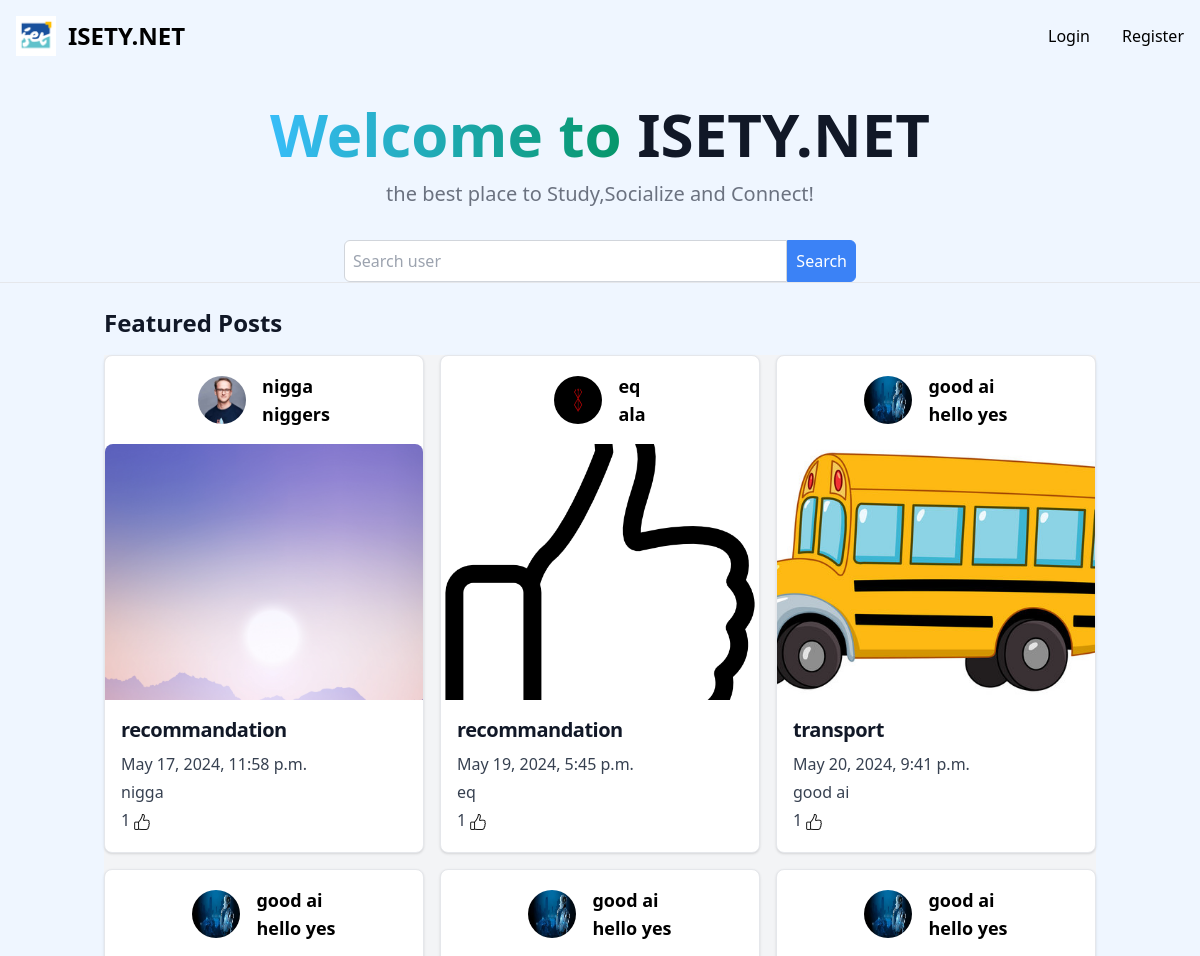
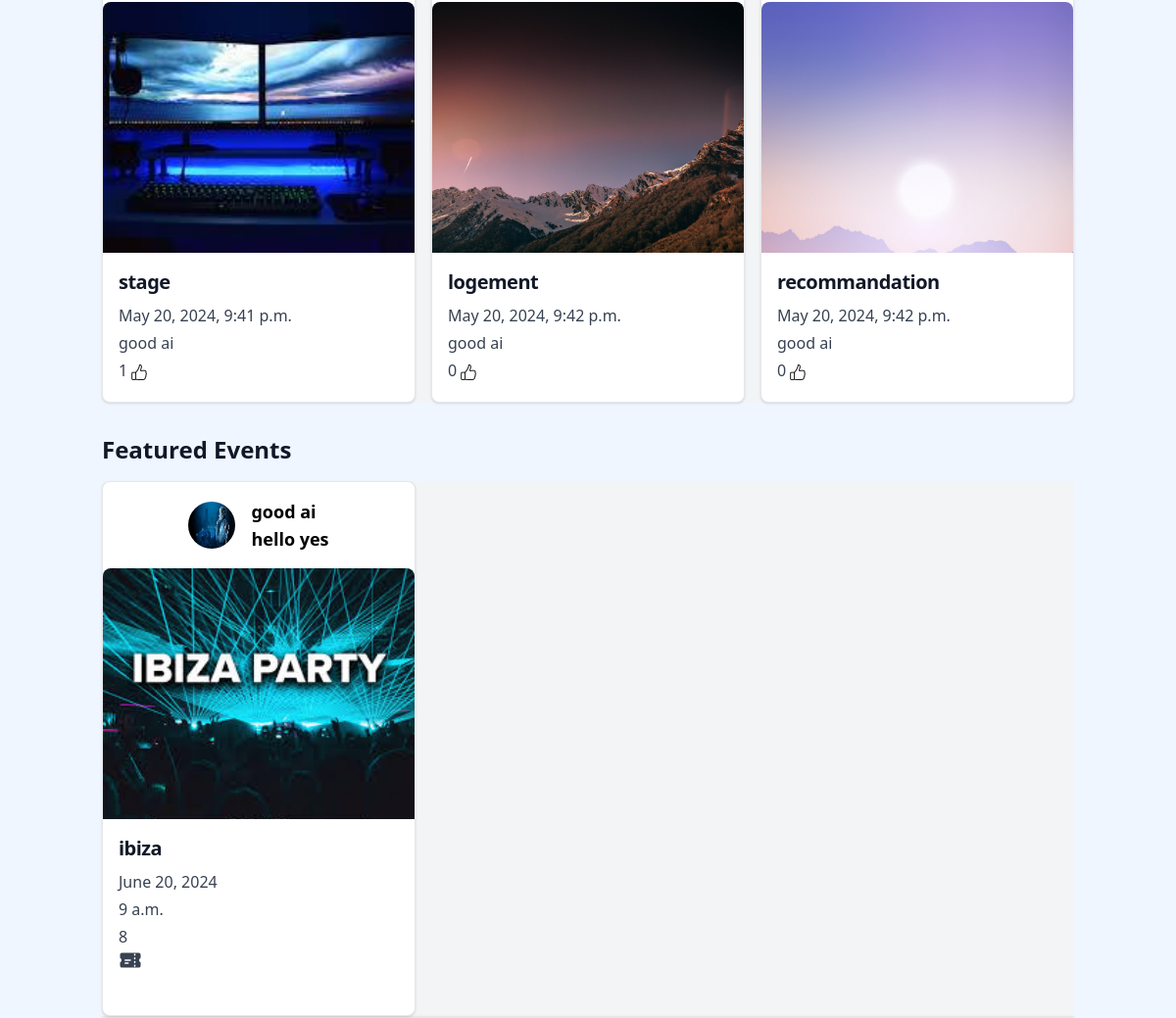
Before: / with the older database file (2 pictures, top to bottom).
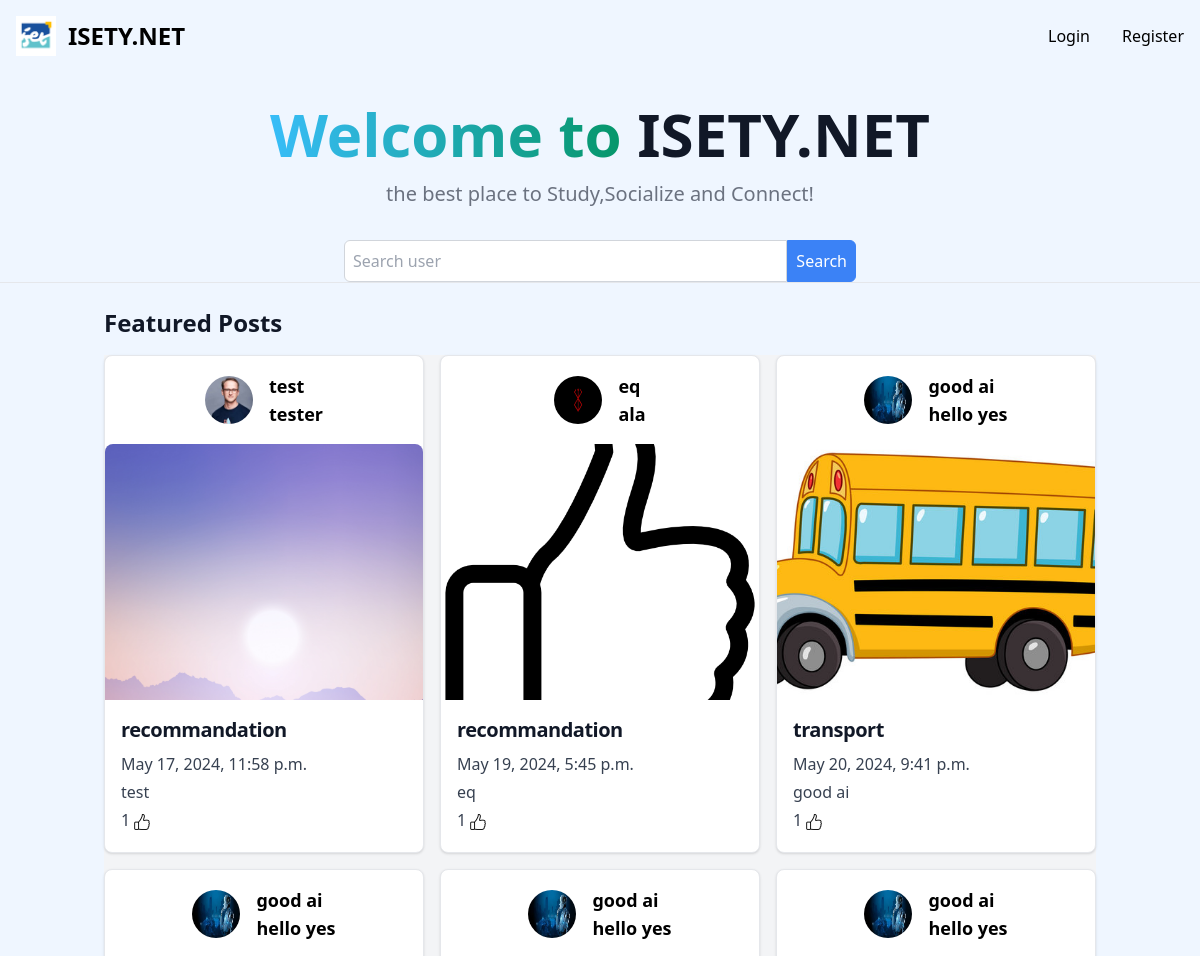
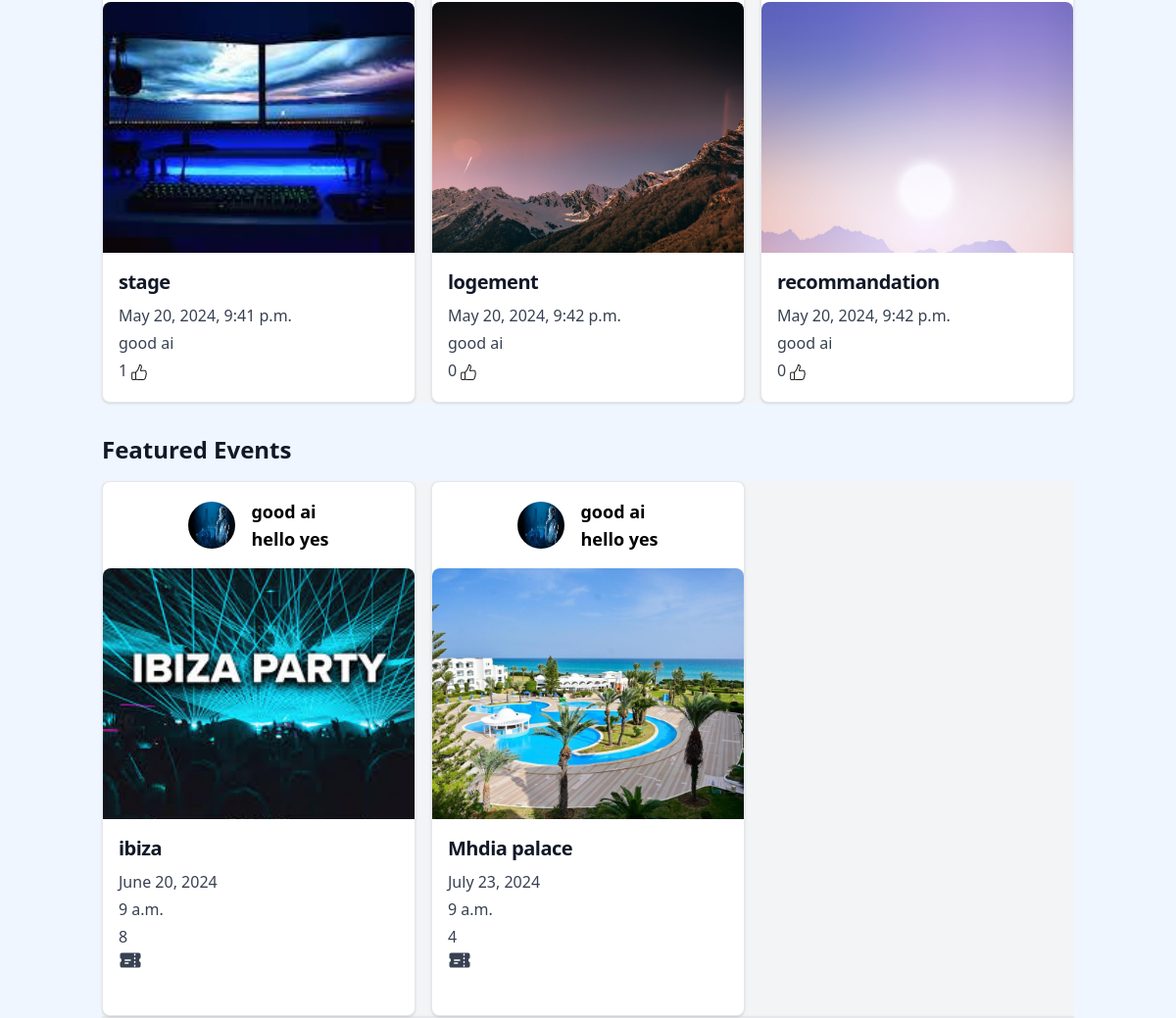
After: the same page with the newer database file (2 pictures, top to bottom).
### isety/models.py (models this page shows, shortened)
class Poste(models.Model):
    image = models.ImageField(blank=True,upload_to='post_photos')
    POST_TYPE_CHOICES = (
        (0, "Offre"),
        (1, "Demande"),
    )
    poste_type = models.IntegerField(choices=POST_TYPE_CHOICES)
    date_upload = models.DateTimeField(default=datetime.now)
    user = models.ForeignKey(User, on_delete=models.CASCADE)
    poste_field = models.CharField(max_length=255 ,default='')
    likes = models.IntegerField(default=0)

class User(AbstractUser):
    username = None
    email = models.EmailField(_("email address"), unique=True)
    first_name = models.CharField(max_length=50)
    last_name = models.CharField(max_length=50)
    photo = models.ImageField(upload_to='user_photos', null=True, blank=True)
    telnum = models.CharField(max_length=8, default='00000000' ,null=True)
    friends = models.ManyToManyField("User", related_name='user_friends',blank=True)
    USERNAME_FIELD = "email"
    REQUIRED_FIELDS = []
    objects = CustomUserManager()

class Evenement(models.Model):
    user = models.ForeignKey(User,on_delete=models.CASCADE)
    title = models.CharField(max_length=255)
    description = models.TextField()
    place = models.CharField(max_length=255)
    contact_Event = models.CharField(max_length=255)
    date_enev = models.DateField()
    heure_deb = models.TimeField()
    heure_fin = models.TimeField()
    place_dispo = models.IntegerField()
    img = models.ImageField(blank=True ,upload_to='event_photos')
    price = models.FloatField(default=0.0)
    interest = models.IntegerField(default=0)

### isety/views.py (the view)
# urls.py: path("", views.index, name="home"),
def index(request):
    query = request.GET.get('q')
    if query:
        postes = Poste.objects.filter(
            Q(poste_field__icontains=query) |
            Q(user__first_name__icontains=query) |
            Q(user__last_name__icontains=query)
        )
        evenements = Evenement.objects.filter(
            Q(title__icontains=query) |
            Q(description__icontains=query) |
            Q(place__icontains=query)
        )
    else:
        postes = Poste.objects.all()
        evenements = Evenement.objects.filter(date_enev__gte=timezone.now()).order_by('date_enev')
    user_query = request.GET.get('user')
    if user_query:
        user = User.objects.filter(Q(email=user_query) | Q(first_name__icontains=user_query)).first()
        if user:
            postes = postes.filter(user=user)  # Filter postes by user
            evenements = evenements.filter(user=user)
    featured_postes = Poste.objects.order_by('-likes')[:6]
    featured_evenements = Evenement.objects.all()
    return render(request, "index.html", {
        "postes": postes,
        "evenements": evenements,
        "featured_postes": featured_postes,
        "featured_evenements": featured_evenements
    })

### isety/context_processors.py (called while the page is built)
def notifications(request):
    if request.user.is_authenticated:
        notifications = Notification.objects.filter(recipient=request.user, is_read=False).order_by('-timestamp')
        friend_requests = FriendRequest.objects.filter(to_user=request.user, is_accepted=False)
    else:
        notifications = []
        friend_requests = []
    return {'notifications': notifications, 'friend_requests': friend_requests}

### isety/templates/index.html (shortened to what the changed rows need)
{% extends "base.html" %} {% block content %}
<div class="container mx-auto justify-center px-4 py-8">
  <div class="flex flex-col items-center justify-center">
    <h1
      class="mb-4 text-3xl font-extrabold text-gray-900 dark:text-white md:text-5xl lg:text-6xl"
    >
      <span
        class="text-transparent bg-clip-text bg-gradient-to-r to-emerald-600 from-sky-400"
        >Welcome to</span
      >
      ISETY.NET
    </h1>
  </div>
</div>
<br />
<div class="container mx-auto px-4">
  <h2 class="text-2xl font-extrabold text-gray-900 dark:text-white mb-4">
    Featured Posts
  </h2>
  <div
    class="grid grid-cols-1 md:grid-cols-2 lg:grid-cols-3 gap-4 bg-gray-100 justify-center content-evenly"
  >
    {% for poste in featured_postes %}
    <a
      href="{% url 'poste_detail' id=poste.id %}"
      class="flex flex-col items-center bg-white border border-gray-200 rounded-lg shadow hover:bg-gray-100 dark:border-gray-700 dark:bg-gray-800 dark:hover:bg-gray-700"
    >
      <div class="flex items-center p-4">
        <img
          src="{{ poste.user.photo.url }}"
          alt="photo user"
          class="w-12 h-12 rounded-full"
        />
        <div class="ml-4">
          <p class="text-lg font-semibold">{{ poste.user.first_name }}</p>
          <span class="text-lg font-semibold">{{ poste.user.last_name }}</span>
        </div>
      </div>
      <img
        class="w-full h-32 md:h-48 lg:h-64 object-cover rounded-t-lg"
        src="{{ poste.image.url }}"
        alt=""
      />
      <div
        class="flex flex-col justify-between p-2 lg:p-4 leading-normal w-full"
      >
        <h5
          class="mb-2 text-xl font-bold tracking-tight text-gray-900 dark:text-white"
        >
          {{ poste.poste_field }}
        </h5>
        <p class="mb-1 font-normal text-gray-700 dark:text-gray-400">
          {{ poste.date_upload }}
        </p>
        <p class="mb-1 font-normal text-gray-700 dark:text-gray-400">
          {{ poste.user.first_name }}
        </p>
        <p class="mb-1 font-normal text-gray-700 dark:text-gray-400">
          {{ poste.likes }}
          <img
            src="/media/site_pngs/like.png"
            alt="like"
            class="inline size-4"
          />
        </p>
      </div>
    </a>
    {% endfor %}
  </div>
</div>
<div class="container mx-auto px-4 mt-8">
  <h2 class="text-2xl font-extrabold text-gray-900 dark:text-white mb-4">
    Featured Events
  </h2>
  <div
    class="grid grid-cols-1 md:grid-cols-2 lg:grid-cols-3 gap-4 bg-gray-100 justify-center content-evenly"
  >
    {% for event in evenements %}
    <a
      href="{% url 'event_detail' id=event.id %}"
      class="flex flex-col items-center bg-white border border-gray-200 rounded-lg shadow hover:bg-gray-100 dark:border-gray-700 dark:bg-gray-800 dark:hover:bg-gray-700"
    >
      <div class="flex items-center p-4">
        <img
          src="{{ event.user.photo.url }}"
          alt="photo user"
          class="w-12 h-12 rounded-full"
        />
        <div class="ml-4">
          <p class="text-lg font-semibold">{{ event.user.first_name }}</p>
          <span class="text-lg font-semibold">{{ event.user.last_name }}</span>
        </div>
      </div>
      <img
        class="w-full h-32 md:h-48 lg:h-64 object-cover rounded-t-lg"
        src="{{ event.img.url }}"
        alt=""
      />
      <div
        class="flex flex-col justify-between p-2 lg:p-4 leading-normal w-full"
      >
        <h5
          class="mb-2 text-xl font-bold tracking-tight text-gray-900 dark:text-white"
        >
          {{ event.title }}
        </h5>
        <p class="mb-1 font-normal text-gray-700 dark:text-gray-400">
          {{ event.date_enev }}
        </p>
        <p class="mb-1 font-normal text-gray-700 dark:text-gray-400">
          {{ event.heure_deb }}
        </p>
        <p class="mb-1 font-normal text-gray-700 dark:text-gray-400">
          {{ event.place_dispo }}
        </p>
      </div>
      {% endfor %} {% endblock content %}

Changed rows visible on the page:
changed through a linked row, Poste: user.first_name "nigga" → "test"; user.last_name "niggers" → "tester"
added Evenement: user.photo (picture), user.first_name "good ai", user.last_name "hello yes", img (picture), title "Mhdia palace", date_enev "July 23, 2024", heure_deb "9 a.m.", place_dispo "4"
